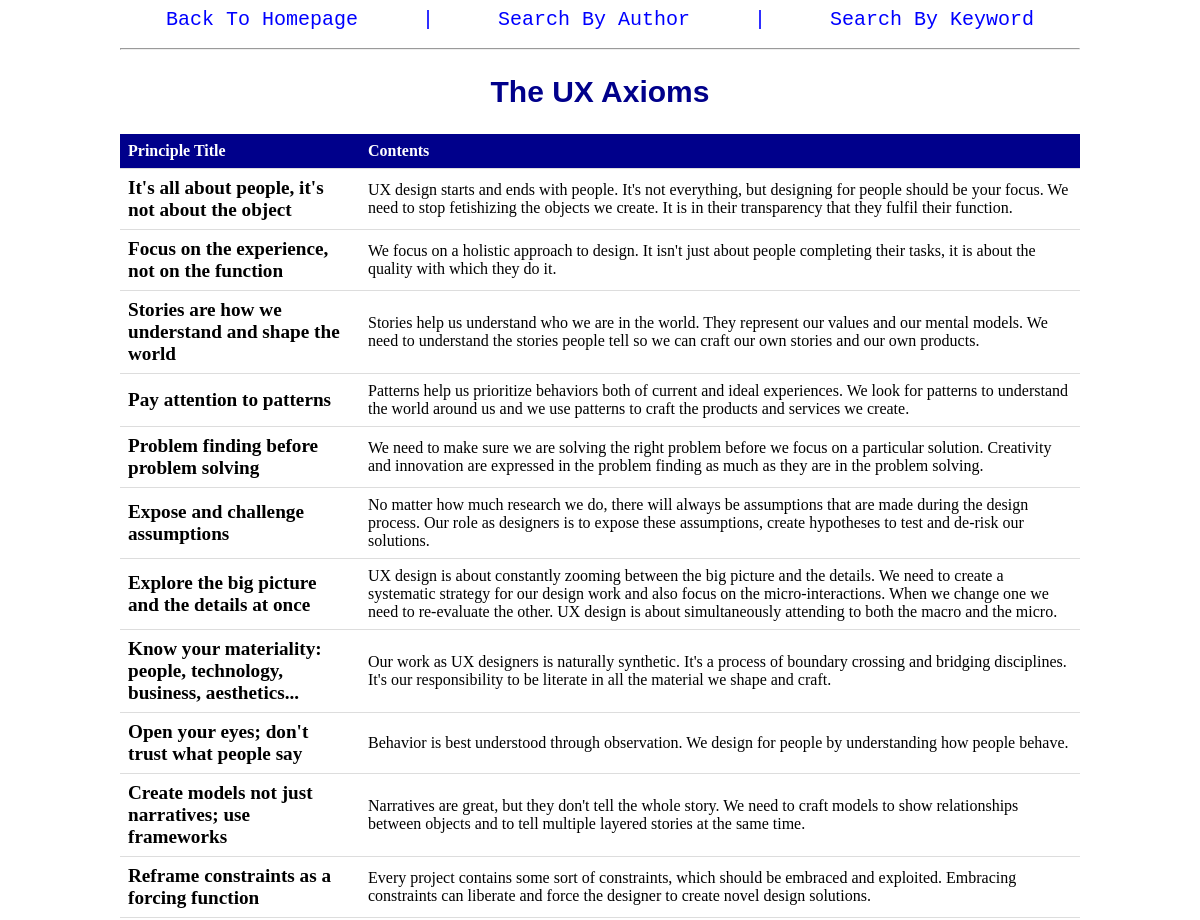
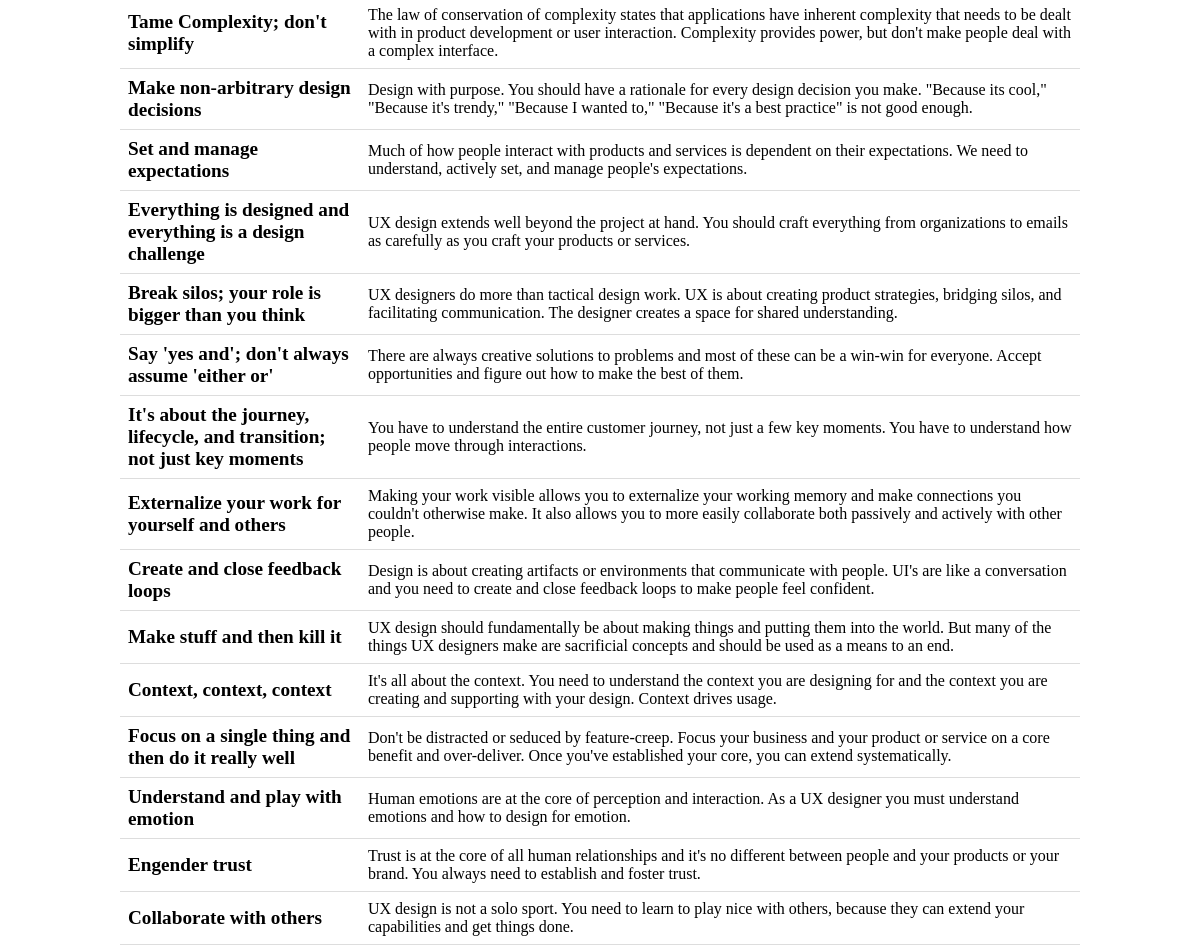
Screenshot of /list/49 with the database file from the repository (2 pictures, top to bottom).
### tables this page shows
CREATE TABLE Principle (
	Id integer PRIMARY KEY autoincrement,
	Heading text,
	AuthorId integer,
	SourceText text,
	SourceURL text
	);

CREATE TABLE Detail (
	Id integer PRIMARY KEY autoincrement,
	AuthorId integer,
	PrincipleId integer,
	DetailTitle text,
	DetailContent text);

### app.py (the view)
@app.route('/list/<p_id>', methods=['GET','POST'])
def list(p_id):
	heading = model.find_heading_by_headingId(p_id)
	content = model.find_principle_by_headingId(p_id)
	return render_template('list.html', heading=heading, my_list=content)

### model.py (called while the page is built)
def find_heading_by_headingId(p_id='',DBNAME='design.db'):
	conn = sqlite3.connect(DBNAME)
	cur = conn.cursor()
	heading = '''
		SELECT Heading
		FROM Principle
		WHERE Id = ?
	'''
	params = (p_id, )
	p_result = cur.execute(heading, params)
	return p_result.fetchone()

def find_principle_by_headingId(p_id='',DBNAME='design.db'):
	conn = sqlite3.connect(DBNAME)
	cur = conn.cursor()
	id_find = '''
		SELECT DetailTitle, DetailContent
		FROM Detail
		WHERE PrincipleId = ?
	'''
	params = (p_id, )
	p_result = cur.execute(id_find, params)
	return p_result.fetchall()

### templates/list.html
<link rel="stylesheet" type="text/css"
    href="{{ url_for('static', filename='style.css') }}"/>
<nav>
	<a href="/">Back To Homepage</a>
	<a>|</a>
	<a href="/author">Search By Author</a>
	<a>|</a>
	<a href="/keyword">Search By Keyword</a>
</nav>
<hr>
<h2>{{heading[0]}}</h2>
<table>
<tr>
	<th class="title">Principle Title</th>
	<th>Contents</th>
</tr>
{% for item in my_list %}
<tr>
	<td class='list-title'>{{item[0]}}</td>
	<td>{{item[1]}}</td>
</tr>
{% endfor %}
</table>

### static/style.css (style rules this page uses)
nav { text-align: center; }
nav a { color: blue; text-decoration: none; font-size: 20px; line-height: 200%; padding: 0 30px 0 30px; font-family: monospace; }
h2 { color: darkblue; font-size: 30px; font-family: Arial; text-align: center; }
table { border-collapse: collapse; width: 100%; }
th { background-color: darkblue; color: white; }
th, td { padding: 8px; text-align: left; }
th, td { border-bottom: 1px solid #ddd; }
.title { width: 25%; }
.list-title { font-weight: bold; font-size: 1.2em; }

### rows the page displays
Principle: Heading "The UX Axioms"
Detail: DetailTitle "It's all about people, it's not about the object", DetailContent "UX design starts and ends with people. It's not everything, but designing for people should be your focus. We need to stop fetishizing the objects we create. It is in their transparency that they fulfil their function."
Detail: DetailTitle "Focus on the experience, not on the function", DetailContent "We focus on a holistic approach to design. It isn't just about people completing their tasks, it is about the quality with which they do it."
Detail: DetailTitle "Stories are how we understand and shape the world", DetailContent "Stories help us understand who we are in the world. They represent our values and our mental models. We need to understand the stories people tell so we can craft our own stories and our own products."
Detail: DetailTitle "Pay attention to patterns", DetailContent "Patterns help us prioritize behaviors both of current and ideal experiences. We look for patterns to understand the world around us and we use patterns to craft the products and services we create."
Detail: DetailTitle "Problem finding before problem solving", DetailContent "We need to make sure we are solving the right problem before we focus on a particular solution. Creativity and innovation are expressed in the problem finding as much as they are in the problem solving."
Detail: DetailTitle "Expose and challenge assumptions", DetailContent "No matter how much research we do, there will always be assumptions that are made during the design process. Our role as designers is to expose these assumptions, create hypotheses to test and de-risk our solutions."
Detail: DetailTitle "Explore the big picture and the details at once", DetailContent "UX design is about constantly zooming between the big picture and the details. We need to create a systematic strategy for our design work and also focus on the micro-interactions. When we change one we need to re-evaluate the other. UX design is about simultaneously attending to both the macro and the micro."
Detail: DetailTitle "Know your materiality: people, technology, business, aesthetics...", DetailContent "Our work as UX designers is naturally synthetic. It's a process of boundary crossing and bridging disciplines. It's our responsibility to be literate in all the material we shape and craft."
Detail: DetailTitle "Open your eyes; don't trust what people say", DetailContent "Behavior is best understood through observation. We design for people by understanding how people behave."
Detail: DetailTitle "Create models not just narratives; use frameworks", DetailContent "Narratives are great, but they don't tell the whole story. We need to craft models to show relationships between objects and to tell multiple layered stories at the same time."
Detail: DetailTitle "Reframe constraints as a forcing function", DetailContent "Every project contains some sort of constraints, which should be embraced and exploited. Embracing constraints can liberate and force the designer to create novel design solutions."
Detail: DetailTitle "Tame Complexity; don't simplify", DetailContent "The law of conservation of complexity states that applications have inherent complexity that needs to be dealt with in product development or user interaction. Complexity provides power, but don't make people deal with a complex interface."
Detail: DetailTitle "Make non-arbitrary design decisions", DetailContent "Design with purpose. You should have a rationale for every design decision you make. \"Because its cool,\" \"Because it's trendy,\" \"Because I wanted to,\" \"Because it's a best practice\" is not good enough."
Detail: DetailTitle "Set and manage expectations", DetailContent "Much of how people interact with products and services is dependent on their expectations. We need to understand, actively set, and manage people's expectations."
Detail: DetailTitle "Everything is designed and everything is a design challenge", DetailContent "UX design extends well beyond the project at hand. You should craft everything from organizations to emails as carefully as you craft your products or services."
Detail: DetailTitle "Break silos; your role is bigger than you think", DetailContent "UX designers do more than tactical design work. UX is about creating product strategies, bridging silos, and facilitating communication. The designer creates a space for shared understanding."
Detail: DetailTitle "Say 'yes and'; don't always assume 'either or'", DetailContent "There are always creative solutions to problems and most of these can be a win-win for everyone. Accept opportunities and figure out how to make the best of them."
Detail: DetailTitle "It's about the journey, lifecycle, and transition; not just key moments", DetailContent "You have to understand the entire customer journey, not just a few key moments. You have to understand how people move through interactions."
Detail: DetailTitle "Externalize your work for yourself and others", DetailContent "Making your work visible allows you to externalize your working memory and make connections you couldn't otherwise make. It also allows you to more easily collaborate both passively and actively with other people."
Detail: DetailTitle "Create and close feedback loops", DetailContent "Design is about creating artifacts or environments that communicate with people. UI's are like a conversation and you need to create and close feedback loops to make people feel confident."
Detail: DetailTitle "Make stuff and then kill it", DetailContent "UX design should fundamentally be about making things and putting them into the world. But many of the things UX designers make are sacrificial concepts and should be used as a means to an end."
Detail: DetailTitle "Context, context, context", DetailContent "It's all about the context. You need to understand the context you are designing for and the context you are creating and supporting with your design. Context drives usage."
Detail: DetailTitle "Focus on a single thing and then do it really well", DetailContent "Don't be distracted or seduced by feature-creep. Focus your business and your product or service on a core benefit and over-deliver. Once you've established your core, you can extend systematically."
Detail: DetailTitle "Understand and play with emotion", DetailContent "Human emotions are at the core of perception and interaction. As a UX designer you must understand emotions and how to design for emotion."
Detail: DetailTitle "Engender trust", DetailContent "Trust is at the core of all human relationships and it's no different between people and your products or your brand. You always need to establish and foster trust."
Detail: DetailTitle "Collaborate with others", DetailContent "UX design is not a solo sport. You need to learn to play nice with others, because they can extend your capabilities and get things done."
